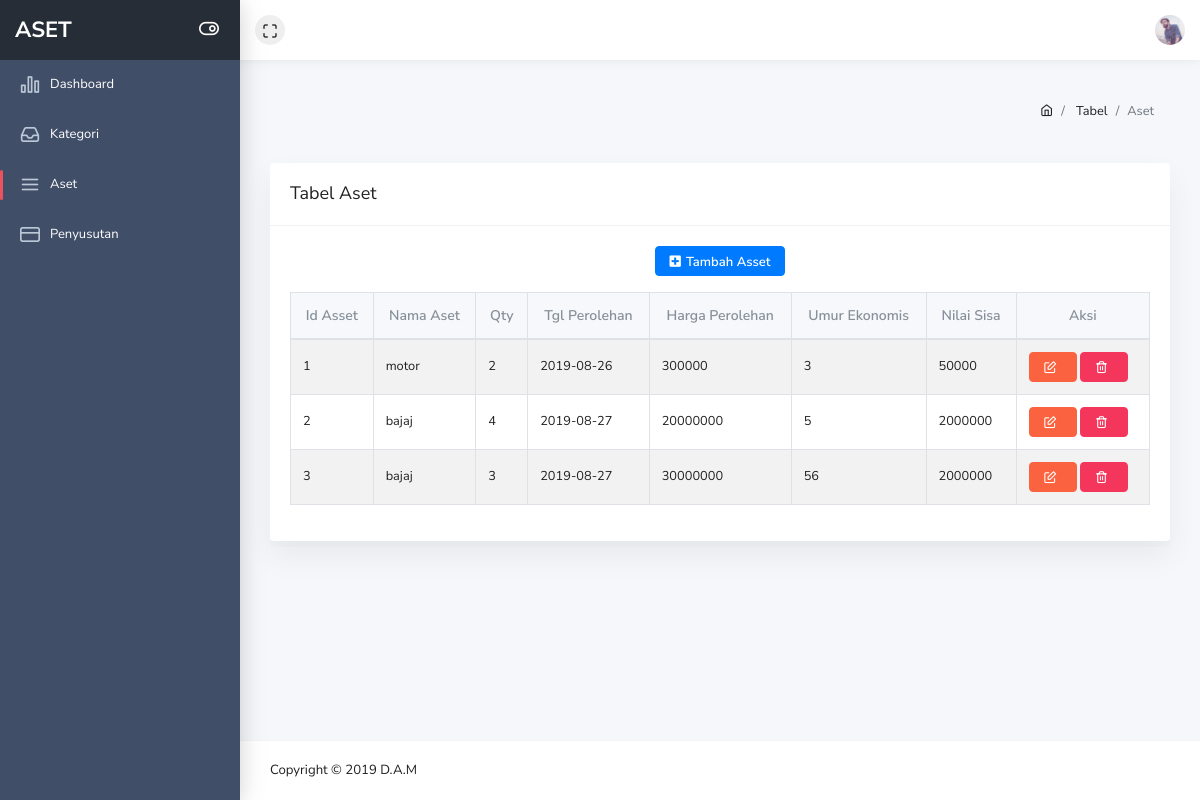
Page /pages/table-aset.php on the earlier database version.
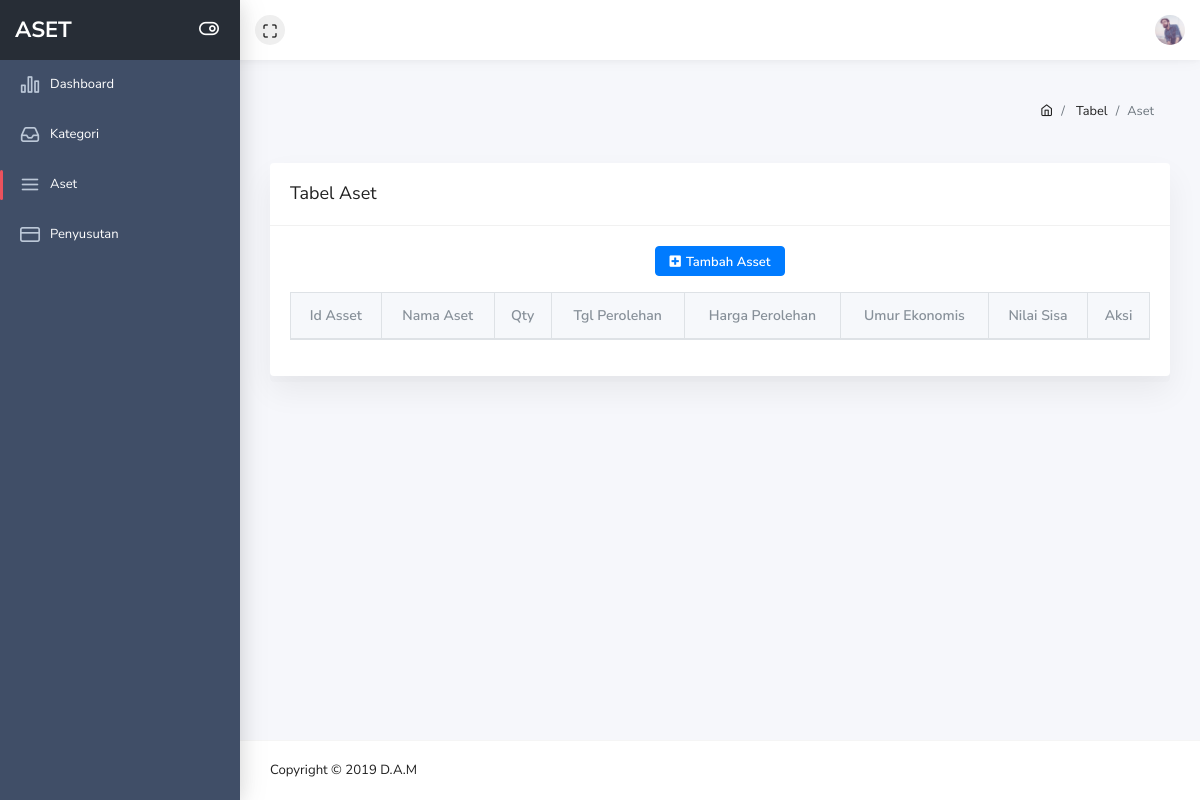
Same page on the later database version.
### tables this page shows
CREATE TABLE `tb_asset` (
  `id_asset` varchar(18) NOT NULL,
  `nama_asset` varchar(25) NOT NULL,
  `qty` int(12) NOT NULL,
  `tgl_perolehan` date NOT NULL,
  `hrg_perolehan` int(12) NOT NULL,
  `umur_ekonomis` int(12) NOT NULL,
  `nilai_sisa` int(12) NOT NULL,
  `nilai_susut` int(128) NOT NULL,
  `id_kategori` varchar(18) NOT NULL
);

### base_url.php (called while the page is built)
<?php
function pathUrl($dir = __DIR__){
    $root = "";
    $dir = str_replace('\\', '/', realpath($dir));
    $root .= !empty($_SERVER['HTTPS']) ? 'https' : 'http';
    $root .= '://' . $_SERVER['HTTP_HOST'];
    if(!empty($_SERVER['CONTEXT_PREFIX'])) {
        $root .= $_SERVER['CONTEXT_PREFIX'];
        $root .= substr($dir, strlen($_SERVER[ 'CONTEXT_DOCUMENT_ROOT' ]));
    } else {
        $root .= substr($dir, strlen($_SERVER[ 'DOCUMENT_ROOT' ]));
    }
    $root .= '/';
    return $root;
}
$base_url = pathUrl();
?>

### pages/table-aset.php (the view, shortened to what this page needs)
<?php
include_once "../base_url.php";
?>
<!doctype html>
<html class="no-js" lang="en">
    <head>
        <link rel="stylesheet" href="<?php echo $base_url ?>assets/plugins/bootstrap/dist/css/bootstrap.min.css">
        <link rel="stylesheet" href="<?php echo $base_url ?>assets/plugins/fontawesome-free/css/all.min.css">
        <link rel="stylesheet" href="<?php echo $base_url ?>assets/plugins/ionicons/dist/css/ionicons.min.css">
        <link rel="stylesheet" href="<?php echo $base_url ?>assets/plugins/icon-kit/dist/css/iconkit.min.css">
        <link rel="stylesheet" href="<?php echo $base_url ?>assets/plugins/perfect-scrollbar/css/perfect-scrollbar.css">
        <link rel="stylesheet" href="<?php echo $base_url ?>assets/plugins/datatables.net-bs4/css/dataTables.bootstrap4.min.css">
        <link rel="stylesheet" href="<?php echo $base_url ?>assets/dist/css/theme.min.css">
    </head>
    <body>
        <div class="wrapper">
            <header class="header-top" header-theme="light">
                <div class="container-fluid">
                    <div class="d-flex justify-content-between">
                        <div class="top-menu d-flex align-items-center">
                            <button type="button" id="navbar-fullscreen" class="nav-link"><i class="ik ik-maximize"></i></button>
                        </div>
                        <div class="top-menu d-flex align-items-center">
                            <div class="dropdown">
                                <a class="dropdown-toggle" href="#" id="userDropdown" role="button" data-toggle="dropdown" aria-haspopup="true" aria-expanded="false"><img class="avatar" src="<?php echo $base_url ?>assets/img/user.jpg" alt=""></a>
                            </div>
                        </div>
                    </div>
                </div>
            </header>
            <div class="page-wrap">
                <div class="app-sidebar colored">
                    <div class="sidebar-header">
                        <a class="header-brand">
                            <span class="text">ASET</span>
                        </a>
                        <button type="button" class="nav-toggle"><i data-toggle="expanded" class="ik ik-toggle-right toggle-icon"></i></button>
                    </div>
                    <div class="sidebar-content">
                        <div class="nav-container">
                            <nav id="main-menu-navigation" class="navigation-main">
                                <div class="nav-item">
                                    <a href="dash_admin.php"><i class="ik ik-bar-chart-2"></i><span>Dashboard</span></a>
                                </div>
                                <div class="nav-item">
                                    <a href="table-kategori.php"><i class="ik ik-inbox"></i><span>Kategori</span></a>
                                </div>
                                <div class="nav-item active">
                                    <a href="table-aset.php"><i class="ik ik-menu"></i><span>Aset</span></a>
                                </div>
                                <div class="nav-item">
                                    <a href="table-penyusutan.php"><i class="ik ik-credit-card"></i><span>Penyusutan</span></a>
                                </div>
                            </nav>
                        </div>
                    </div>
                </div>
                <div class="main-content">
                    <div class="container-fluid">
                        <div class="page-header">
                            <div class="row align-items-end">
                                <div class="col-lg-8"></div>
                                <div class="col-lg-4">
                                    <nav class="breadcrumb-container" aria-label="breadcrumb">
                                        <ol class="breadcrumb">
                                            <li class="breadcrumb-item">
                                                <a href="<?php echo $base_url ?>dash_admin.php"><i class="ik ik-home"></i></a>
                                            </li>
                                            <li class="breadcrumb-item">
                                                <a href="#">Tabel</a>
                                            </li>
                                            <li class="breadcrumb-item active" aria-current="page">Aset</li>
                                        </ol>
                                    </nav>
                                </div>
                            </div>
                        </div>
                        <div class="row">
                            <div class="col-sm-12">
                                <div class="card">
                                    <div class="card-header d-block">
                                        <h3>Tabel Aset</h3>
                                    </div>
                                    <div class="card-body">
                                        <div class="text-center">
                                            <button type='button' class='btn btn-primary ' data-toggle='modal' data-target='#tambah_asset' ><i class="fa fa-plus-square" aria-hidden="true"></i>Tambah Asset
                                            </button>
                                        </div>
                                        <div class="dt-responsive">
                                            <table id="simpletable" class="table table-striped table-bordered nowrap">
                                        <thead>
                                        <tr>
                                            <th class="text-center">Id Asset</th>
                                            <th class="text-center">Nama Aset</th>
                                            <th class="text-center">Qty</th>
                                            <th class="text-center">Tgl Perolehan</th>
                                            <th class="text-center">Harga Perolehan</th>
                                            <th class="text-center">Umur Ekonomis</th>
                                            <th class="text-center">Nilai Sisa</th>
                                            <th class="text-center">Aksi</th>
                                        </tr>
                                        </thead>
                                        <tbody>
                                            <?php
                                                include '../config/config.php';
                                                $aset = mysqli_query($mysqli,"SELECT tb_asset.*, tb_kategori.nm_katagori FROM tb_asset INNER JOIN tb_kategori ON tb_asset.id_kategori = tb_kategori.id_kategori");
                                                if($aset){
                                                    while($row = mysqli_fetch_array($aset))
                                                    {
                                                        echo "<tr>
                                                        <td>".$row['id_asset']."</td>
                                                        <td>".$row['nama_asset']."</td>
                                                        <td>".$row['qty']."</td>
                                                        <td>".$row['tgl_perolehan']."</td>
                                                        <td>".$row['hrg_perolehan']."</td>
                                                        <td>".$row['umur_ekonomis']."</td>
                                                        <td>".$row['nilai_sisa']."</td>
                                                        <td>
                                                        <form method='post' action='".$base_url."controller/delete_asset.php'>
                                                        <button type='button' class='btn btn-warning' data-toggle='modal' data-target='#edit_asset' data-id=".$row['id_asset']."><i class='ik ik-edit'></i></i>
                                                        </button>
                                                        <button type'button' class='btn btn-danger' name='hapus'><i class='ik ik-trash-2'></i>
                                                        <input type='hidden' name='id' value=".$row['id_asset']."></button>
                                                        </form>
                                                    </td>
                                                    </tr>";
                                                    }
                                                }
                                            ?>
                                        </tbody>
                                    </table>
                            </div>
                        </div>
                    </div>
                            </div>
                        </div>
                    </div>
                </div>
                <footer class="footer">
                    <div class="w-100 clearfix">
                        <span class="text-center text-sm-left d-md-inline-block">Copyright © 2019 D.A.M</span>
                    </div>
                </footer>
            </div>
        </div>
    </body>
</html>

Differences in the rows shown:
removed tb_asset: id_asset "1", nama_asset "motor", qty "2", tgl_perolehan "2019-08-26", hrg_perolehan "300000", umur_ekonomis "3", nilai_sisa "50000"
removed tb_asset: id_asset "2", nama_asset "bajaj", qty "4", tgl_perolehan "2019-08-27", hrg_perolehan "20000000", umur_ekonomis "5", nilai_sisa "2000000"
removed tb_asset: id_asset "3", nama_asset "bajaj", qty "3", tgl_perolehan "2019-08-27", hrg_perolehan "30000000", umur_ekonomis "56", nilai_sisa "2000000"
